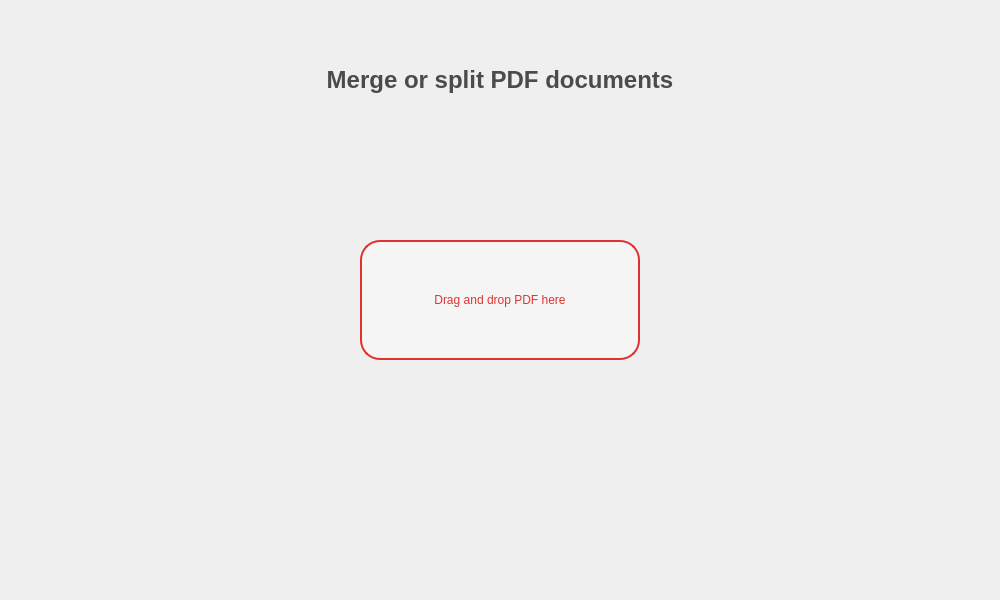
<?xml version="1.0" encoding="UTF-8"?>
<ui version="4.0">
 <class>Dialog</class>
 <widget class="QDialog" name="Dialog">
  <property name="geometry">
   <rect>
    <x>0</x>
    <y>0</y>
    <width>1000</width>
    <height>600</height>
   </rect>
  </property>
  <property name="windowTitle">
   <string>Dialog</string>
  </property>
  <widget class="QWidget" name="background" native="true">
   <property name="geometry">
    <rect>
     <x>0</x>
     <y>0</y>
     <width>1000</width>
     <height>600</height>
    </rect>
   </property>
   <property name="styleSheet">
    <string notr="true">QWidget#background{
	background-color: qlineargradient(spread:pad, x1:0, y1:0, x2:1, y2:0.227, stop:0 rgba(180, 180, 180, 	255), stop:1 rgba(255, 255, 255, 255));
}</string>
   </property>
   <widget class="QLabel" name="drag_drop">
    <property name="geometry">
     <rect>
      <x>360</x>
      <y>240</y>
      <width>280</width>
      <height>120</height>
     </rect>
    </property>
    <property name="acceptDrops">
     <bool>true</bool>
    </property>
    <property name="styleSheet">
     <string notr="true">QLabel#drag_drop{
	background-color: rgba(250, 250, 250, 125);
	font: 25 bold 12pt &quot;Segoe UI&quot;;
	color: rgb(225,50,50);
	border-style: solid;
	border-width: 2px;
	border-radius: 20px;
	border-color: rgb(225,50,50);
}
QLabel:hover#drag_drop{
	background-color:rgba(200, 200, 200, 125);
}</string>
    </property>
    <property name="text">
     <string>Drag and drop PDF here</string>
    </property>
    <property name="alignment">
     <set>Qt::AlignCenter</set>
    </property>
   </widget>
   <widget class="QLabel" name="title">
    <property name="geometry">
     <rect>
      <x>260</x>
      <y>40</y>
      <width>480</width>
      <height>80</height>
     </rect>
    </property>
    <property name="font">
     <font>
      <family>Segoe UI</family>
      <pointsize>18</pointsize>
      <weight>75</weight>
      <bold>true</bold>
     </font>
    </property>
    <property name="styleSheet">
     <string notr="true">color: rgb(75,75,75);
font: 25 bold 18pt &quot;Segoe UI&quot;;</string>
    </property>
    <property name="text">
     <string>Merge or split PDF documents</string>
    </property>
    <property name="alignment">
     <set>Qt::AlignCenter</set>
    </property>
   </widget>
  </widget>
 </widget>
 <resources/>
 <connections/>
</ui>
